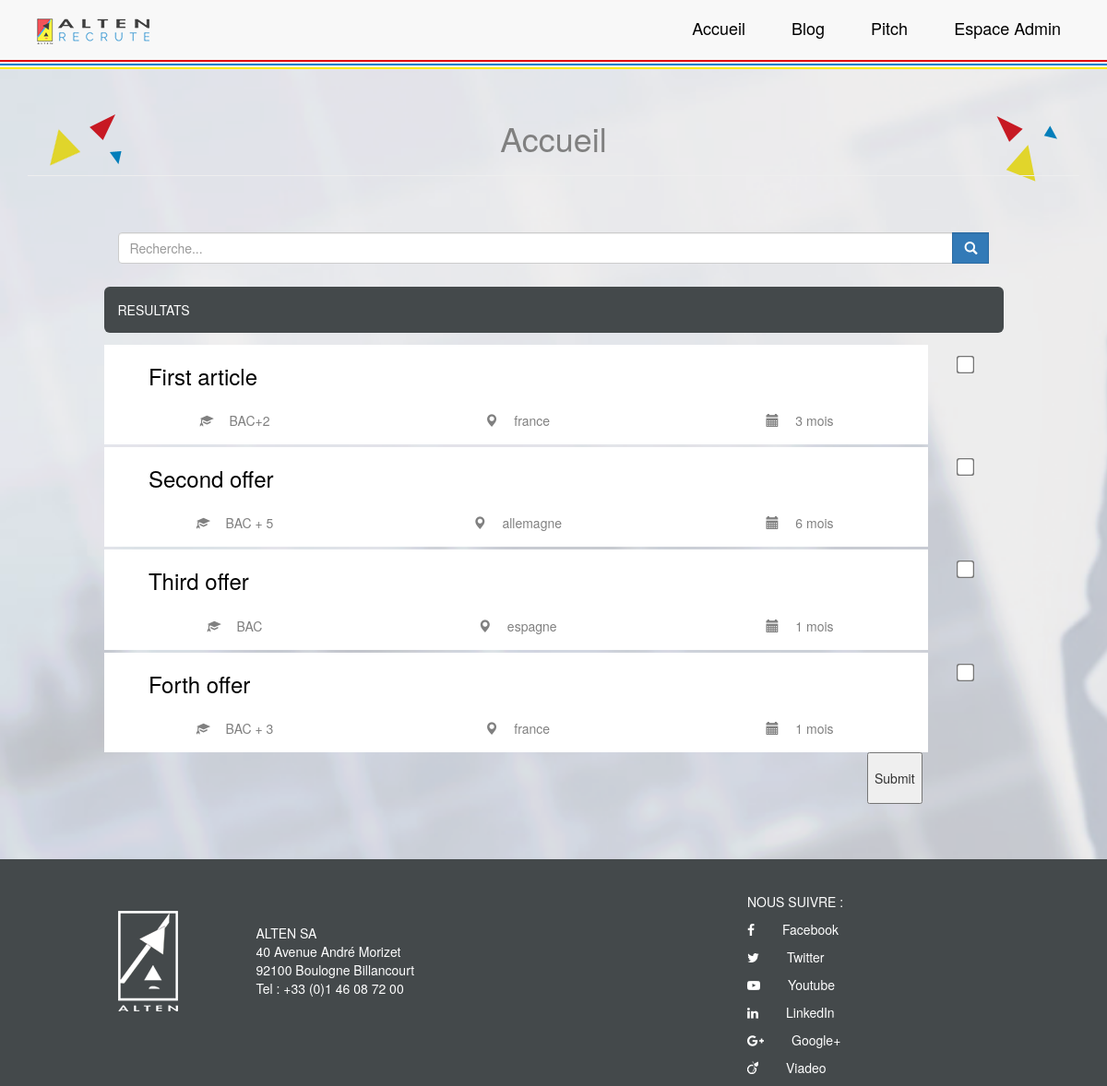
The page / on the database its author committed.
### tables this page shows
create table t_offers (
id integer not null primary key auto_increment,
title varchar(100) not null,
content varchar(2000) not null,
date_publication datetime not null DEFAULT CURRENT_TIMESTAMP,
region  varchar(140) not null,
intern_level varchar(50),
intern_date datetime,
intern_duration varchar(250)
);

### app/Autoloader.php (called while the page is built, shortened)
<?php
class Autoloader
{
  static function autoload($class)
  {
    if (strrpos($class, __NAMESPACE__ . '\\') === 0 ) {
      $class = str_replace(__NAMESPACE__ . '\\', '', $class );
      $class = str_replace('\\', '/', $class);
    }
  }
}

### app/Database.php (called while the page is built, shortened)
<?php
  class Database
  {
    private $pdo;
    private function getPDO()
    {
      if ($this->pdo === null) {
        $pdo = new PDO('mysql:dbname=agility;host=agility','root','');
        $pdo->setAttribute(PDO::ATTR_ERRMODE, PDO::ERRMODE_EXCEPTION);
        $this->pdo = $pdo;
      }
      return $this->pdo;
    }
    public function query($statement, $class_name)
    {
      $req = $this->getPDO()->query($statement);
      $data = $req->fetchAll(PDO::FETCH_CLASS, $class_name);
      return $data;
    }
  }

### app/Offer.php (called while the page is built, shortened)
<?php
class Offer
{
    private $id;
    private $title;
    private $region;
    private $intern_level;
    private $intern_duration;
    public function getId() {
        return $this->id;
    }
    public function getTitle() {
        return $this->title;
    }
    public function getRegion()
    {
      return $this->region;
    }
    public function getIntern_level()
    {
      return $this->intern_level;
    }
    public function getIntern_duration()
    {
      return $this->intern_duration;
    }
}

### pages/home.php (the view, shortened to what this page needs)
<div class="container">
  <div class="row">
    <div class="panel-heading">
      <div class="panel-title text-center">
      <h1 class="espace-admin">Accueil</h1>
      <hr/>
      </div>
    </div>
    <div class="col-md-12 cadretotal">
      <div class="row">
        <div class="col-md-offset-1 col-md-10 recherche">
          <form class="inline-form form-group">
            <div class="input-group">
              <form class="navbar-form inline-form">
                <input type="search" class="form-control" placeholder="Recherche...">
                  <span class="input-group-btn">
                    <button type="submit" class="btn btn-primary form-control">
                      <span class="glyphicon glyphicon-search"></span>
                    </button>
                  </span>
              </div>
            </form>
        </div>
      </div>
      <div class="row">
        <div class="col-md-offset-1 col-md-10">
          <div class="row">
            <div class="col-md-12 resultats"> RESULTATS</div>
      <form action="index.php?p=inscription" method="post">
      <?php foreach ($db->query('SELECT * FROM t_offers', 'App\Offer') as $offer)
                  { ?>
                    <a class="" href="#" id = "modalBtn" role="button" data-toggle="modal" data-target=<?php echo "#modal".$offer->getId();?>>
                      <div class="col-md-11">
                        <span>
                          <div class="linkadd">
                            <h3 class="annonces title-offers"> <?php echo $offer->getTitle(); ?></h3>
                            <div class="row">
                              <div class="col-md-4 text-center">
                                <i class="glyphicon glyphicon glyphicon-education icon-offer"></i>
                                <sapn class="annonces"> <?php echo $offer->getintern_level(); ?></span>
                              </div>
                              <div class="col-md-4 text-center">
                                <i class="glyphicon glyphicon-map-marker icon-offer"></i>
                                <span class="annonces">  <?php echo $offer->getRegion(); ?></span>
                              </div>
                              <div class="col-md-4 text-center">
                                <i class="glyphicon glyphicon-calendar icon-offer"></i>
                                <span class="annonces"><?php echo $offer->getIntern_duration(); ?></span>
                              </div>
                            </div>
                          </div>
                      </div>
                    </a>
                      <div class="col-md-1 text-center">
                   <input type="checkbox" name="annonces[]" value= <?php echo $offer->getId();?> id="annoncesbox">
                     </div>
              <?php } ?>
            <div class="row">
              <div class="col-md-10">
              </div>
            <div class="col-md-2">
              <input type="submit" value="Submit">
            </div>
            </div>

### public/index.php (shortened to what this page needs)
<?php
  require '../app/Autoloader.php';
if (isset($_GET['p'])) {
  $p = $_GET['p'];
}
else {
  $p = 'home';
}
$db = new App\Database('agility');
if ($p === 'home') {
  require '../pages/home.php';
}
$content = ob_get_clean();
require '../pages/templates/default.php';

### pages/templates/default.php (shortened to what this page needs)
<!DOCTYPE html>
<html lang="en">
  <head>
    <link rel="stylesheet" href="../public/css/style.css"  type="text/css">
    <link href="https://maxcdn.bootstrapcdn.com/bootstrap/3.3.7/css/bootstrap.min.css" rel="stylesheet">
    <link rel="stylesheet" href="https://maxcdn.bootstrapcdn.com/font-awesome/4.4.0/css/font-awesome.min.css">
  </head>
  <body>
    <div class="corps">
    <nav class="navbar navbar-default navbar-fixed-top navigation">
        <div class="container-fluid">
          <div class="navbar-header">
            <a  class="navbar-brand altenrecrute" href="https://www.altenrecrute.fr" target="_blank"> <img src="../public/images/altenrecrute.png" alt="img altenrecrute"></a>
          </div>
          <div>
            <ul class="nav navbar-nav navbar-right">
              <li><a href="index.php?p=home"class="navbar-brand linknav"> Accueil</a></li>
              <li><a href="https://www.altenrecrute.fr/blog-alten" target="_blank" class="navbar-brand linknav"> Blog</a></li>
              <li><a href="index.php?p=pitch"class="navbar-brand linknav">Pitch</a></li>
              <li><a href="index.php?p=connexion"class="navbar-brand linknav">Espace Admin</a></li>
            </ul>
          </div>
        </div>
        <div class="lignes">
          <div class="lignerouge"></div>
          <div class="lignebleue"></div>
          <div class="lignejaune"></div>
        </div>
      </nav>
    <section>
      <?php echo $content; ?>
    <footer>
      <div class="container">
        <div class="row">
          <div class="col-md-12 cadretotal">
            <div class="row">
              <div class="col-md-offset-1 col-md-5 logofooter">
                <a href="http://www.alten.fr/" target="_blank"><img src="../public/images/logo-alten-blanc.png" class="logo-alten-blanc" alt="logo Alten blanc"></a>
                <p class="alten">ALTEN SA </br>
                40 Avenue André Morizet </br>
                92100 Boulogne Billancourt </br>
                Tel : +33 (0)1 46 08 72 00 </br></br></br></p>
              </div>
              <div class="col-md-offset-2 col-md-4">
              NOUS SUIVRE :</br>
                <p class="networks">
                  <p>
                    <a class="linknetworks" href="https://www.facebook.com/pages/ALTEN/107320699344327" target="_blank">
                    <i class="fa fa-facebook" aria-hidden="true"></i><span class="namesocialmedia">Facebook</span></a>
                  </p>
                  <p>
                    <a class="linknetworks twitter" href="https://twitter.com/Alten_france" target="_blank">
                    <i class="fa fa-twitter" aria-hidden="true"></i><span class="namesocialmedia">Twitter</span></a>
                  </p>
                  <p>
                    <a class="linknetworks youtube" href="https://www.youtube.com/user/altenfrance" target="_blank">
                    <i class="fa fa-youtube-play" aria-hidden="true"></i><span class="namesocialmedia">Youtube</span></a>
                  </p>
                  <p>
                    <a class="linknetworks linkedin" href="http://www.linkedin.com/company/alten" target="_blank">
                    <i class="fa fa-linkedin" aria-hidden="true"></i><span class="namesocialmedia">LinkedIn</span></a>
                  </p>
                  <p>
                    <a class="linknetworks google+" href="https://plus.google.com/u/0/111081371717871070699" target="_blank">
                    <i class="fa fa-google-plus" aria-hidden="true"></i><span class="namesocialmedia">Google+</span></a>
                  </p>
                  <p>
                    <a class="viadeo" href="http://fr.viadeo.com/fr/company/alten" target="_blank">
                    <img src="../public/images/viadeo.png" class="logo-viadeo" alt="logo Viadeo"><span class="namesocialmedia">Viadeo</span></a>
                  </p>
                </p>
              </div>
              </div>
            </div>
          </div>
        </div>
    </footer>
  </body>
</html>

### public/css/style.css (style rules this page uses)
.navigation { min-height: 75px !important; }
body { background-image: url("../images/image-fond.png"); background-attachment: fixed; background-repeat: no-repeat; background-size: cover; padding-top: 100px; }
.corps { background-image: url("../images/triangles.png"); background-repeat: no-repeat; background-position: top; }
.linknav { padding-right: 50px !important; padding-top: 20px !important; color: black !important; }
.altenrecrute { padding-top: 20px !important; padding-left: 40px !important; }
section { line-height: 50px; }
.recherche { margin-bottom: 10px; margin-top: 30px; }
.lignerouge { border-bottom: 2px solid #E00000; line-height: 0px; margin-bottom: 2px; }
.lignebleue { border-bottom: 2px solid #0080CB; line-height: 0px; margin-bottom: 2px; }
.lignejaune { border-bottom: 2px solid #FFEB00; line-height: 0px; }
.lignes { margin-top: 15px; }
.resultats { border-radius: 6px; line-height: 50px; background-color: #44494B; color: white; margin-bottom: 10px; }
.linkadd { padding: 1px; border-left: 3px solid white; background-color: white; margin-left: -15px; margin-right: -15px; margin-top: 3px; color: black; }
.annonces { padding-left: 5%; color: grey; }
.title-offers { color: black; }
.icon-offer { color: grey; }
footer { background-color: #44494B; color: white; padding-top: 3%; margin-top: 5%; }
.logofooter { margin-top: 20px; }
.logo-alten-blanc { float: left; margin-right: 40px; }
.alten { line-height: 20px; margin-left: 150px; margin-top: 14px; }
.networks { list-style-type: none; }
.linknetworks { color: white; }
.namesocialmedia { margin-left: 30px; }
.logo-viadeo { margin-top: -4px; }
.viadeo { color: white; }
.espace-admin { text-align: center; color: grey; }
input[type=checkbox] { -ms-transform: scale(1.5); -moz-transform: scale(1.5); -webkit-transform: scale(1.5); -o-transform: scale(1.5); padding: 10px; }

### rows shown on the page
t_offers: title "First article", intern_level "BAC+2", region "france", intern_duration "3 mois"
t_offers: title "Second offer", intern_level "BAC + 5", region "allemagne", intern_duration "6 mois"
t_offers: title "Third offer", intern_level "BAC", region "espagne", intern_duration "1 mois"
t_offers: title "Forth offer", intern_level "BAC + 3", region "france", intern_duration "1 mois"
